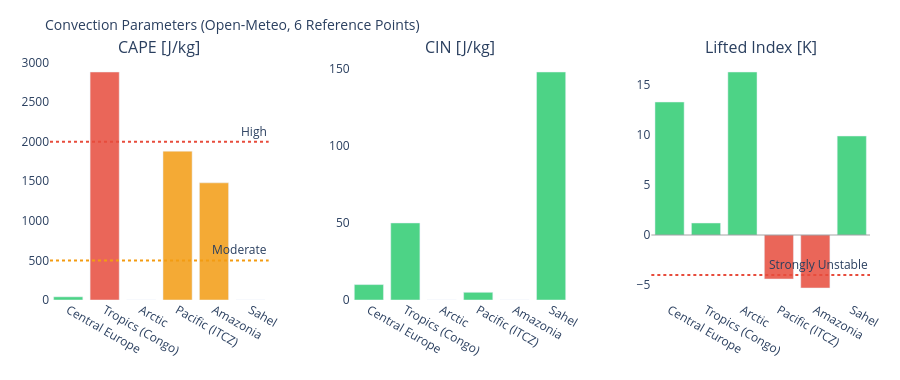

This figure's notebook cell:
### Markdown cell above
---
## 3. Visualizations

### Code cell
# ============================================================
# CAPE / CIN / LIFTED INDEX – Convection potential
# ============================================================

if not df_atm.empty:
    fig = make_subplots(
        rows=1, cols=3,
        subplot_titles=['CAPE [J/kg]', 'CIN [J/kg]', 'Lifted Index [K]'],
        horizontal_spacing=0.1
    )
    pts = df_atm['point'].tolist()
    pt_colors = ['#E85D24','#185FA5','#888780','#378ADD','#639922','#F2A623']

    # CAPE – höher = mehr Gewitterpotential
    cape_vals = df_atm['cape'].fillna(0).tolist()
    cape_colors = ['#e74c3c' if v > 2000 else '#f39c12' if v > 500 else '#2ecc71'
                   for v in cape_vals]
    fig.add_trace(go.Bar(x=pts, y=cape_vals, marker_color=cape_colors,
                         opacity=0.85, showlegend=False), row=1, col=1)
    fig.add_hline(y=2000, line_dash='dot', line_color='#e74c3c',
                  annotation_text='High', row=1, col=1)
    fig.add_hline(y=500,  line_dash='dot', line_color='#f39c12',
                  annotation_text='Moderate', row=1, col=1)

    # CIN – negativer = stärker gedeckelt (weniger Auslöse)
    cin_vals = df_atm['cin'].fillna(0).tolist()
    cin_colors = ['#e74c3c' if v < -200 else '#f39c12' if v < -50 else '#2ecc71'
                  for v in cin_vals]
    fig.add_trace(go.Bar(x=pts, y=cin_vals, marker_color=cin_colors,
                         opacity=0.85, showlegend=False), row=1, col=2)

    # Lifted Index – negativ = instabil
    li_vals = df_atm['li'].fillna(0).tolist()
    li_colors = ['#e74c3c' if v < -4 else '#f39c12' if v < 0 else '#2ecc71'
                 for v in li_vals]
    fig.add_trace(go.Bar(x=pts, y=li_vals, marker_color=li_colors,
                         opacity=0.85, showlegend=False), row=1, col=3)
    fig.add_hline(y=0, line_color='gray', line_width=0.7, row=1, col=3)
    fig.add_hline(y=-4, line_dash='dot', line_color='#e74c3c',
                  annotation_text='Strongly Unstable', row=1, col=3)

    fig.update_layout(
        title=dict(text='Convection Parameters (Open-Meteo, 6 Reference Points)', font=dict(size=14)),
        height=380, plot_bgcolor='rgba(0,0,0,0)', paper_bgcolor='rgba(0,0,0,0)',
        margin=dict(l=50, r=30, t=60, b=80)
    )
    fig.update_xaxes(tickangle=30)
    fig.show()

### Figure 1 — Plotly figure (JSON) as saved in the notebook; plotly's stock layout.template omitted (floating-point values rounded to 4 significant figures)
{"data": [{"marker": {"color": ["#2ecc71", "#e74c3c", "#2ecc71", "#f39c12", "#f39c12", "#2ecc71"]}, "opacity": 0.85, "showlegend": false, "type": "bar", "x": ["Central Europe", "Tropics (Congo)", "Arctic", "Pacific (ITCZ)", "Amazonia", "Sahel"], "xaxis": "x", "y": [40.0, 2880.0, 0.0, 1880.0, 1480.0, 0.0], "yaxis": "y"}, {"marker": {"color": ["#2ecc71", "#2ecc71", "#2ecc71", "#2ecc71", "#2ecc71", "#2ecc71"]}, "opacity": 0.85, "showlegend": false, "type": "bar", "x": ["Central Europe", "Tropics (Congo)", "Arctic", "Pacific (ITCZ)", "Amazonia", "Sahel"], "xaxis": "x2", "y": [10.0, 50.0, 0.0, 5.0, 0.0, 148.0], "yaxis": "y2"}, {"marker": {"color": ["#2ecc71", "#2ecc71", "#2ecc71", "#e74c3c", "#e74c3c", "#2ecc71"]}, "opacity": 0.85, "showlegend": false, "type": "bar", "x": ["Central Europe", "Tropics (Congo)", "Arctic", "Pacific (ITCZ)", "Amazonia", "Sahel"], "xaxis": "x3", "y": [13.3, 1.2, 16.3, -4.4, -5.3, 9.9], "yaxis": "y3"}], "layout": {"annotations": [{"font": {"size": 16}, "showarrow": false, "text": "CAPE [J/kg]", "x": 0.1333, "xanchor": "center", "xref": "paper", "y": 1.0, "yanchor": "bottom", "yref": "paper"}, {"font": {"size": 16}, "showarrow": false, "text": "CIN [J/kg]", "x": 0.5, "xanchor": "center", "xref": "paper", "y": 1.0, "yanchor": "bottom", "yref": "paper"}, {"font": {"size": 16}, "showarrow": false, "text": "Lifted Index [K]", "x": 0.8667, "xanchor": "center", "xref": "paper", "y": 1.0, "yanchor": "bottom", "yref": "paper"}, {"showarrow": false, "text": "High", "x": 1, "xanchor": "right", "xref": "x domain", "y": 2000, "yanchor": "bottom", "yref": "y"}, {"showarrow": false, "text": "Moderate", "x": 1, "xanchor": "right", "xref": "x domain", "y": 500, "yanchor": "bottom", "yref": "y"}, {"showarrow": false, "text": "Strongly Unstable", "x": 1, "xanchor": "right", "xref": "x3 domain", "y": -4, "yanchor": "bottom", "yref": "y3"}], "height": 380, "margin": {"b": 80, "l": 50, "r": 30, "t": 60}, "paper_bgcolor": "rgba(0,0,0,0)", "plot_bgcolor": "rgba(0,0,0,0)", "shapes": [{"line": {"color": "#e74c3c", "dash": "dot"}, "type": "line", "x0": 0, "x1": 1, "xref": "x domain", "y0": 2000, "y1": 2000, "yref": "y"}, {"line": {"color": "#f39c12", "dash": "dot"}, "type": "line", "x0": 0, "x1": 1, "xref": "x domain", "y0": 500, "y1": 500, "yref": "y"}, {"line": {"color": "gray", "width": 0.7}, "type": "line", "x0": 0, "x1": 1, "xref": "x3 domain", "y0": 0, "y1": 0, "yref": "y3"}, {"line": {"color": "#e74c3c", "dash": "dot"}, "type": "line", "x0": 0, "x1": 1, "xref": "x3 domain", "y0": -4, "y1": -4, "yref": "y3"}], "title": {"font": {"size": 14}, "text": "Convection Parameters (Open-Meteo, 6 Reference Points)"}, "xaxis": {"anchor": "y", "domain": [0.0, 0.2667], "tickangle": 30}, "xaxis2": {"anchor": "y2", "domain": [0.3667, 0.6333], "tickangle": 30}, "xaxis3": {"anchor": "y3", "domain": [0.7333, 1.0], "tickangle": 30}, "yaxis": {"anchor": "x", "domain": [0.0, 1.0]}, "yaxis2": {"anchor": "x2", "domain": [0.0, 1.0]}, "yaxis3": {"anchor": "x3", "domain": [0.0, 1.0]}}}
